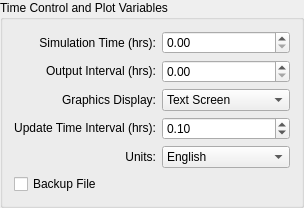
        <widget class="QGroupBox" name="timeAndPlotGroupBox">
         <property name="sizePolicy">
          <sizepolicy hsizetype="Expanding" vsizetype="Expanding">
           <horstretch>0</horstretch>
           <verstretch>0</verstretch>
          </sizepolicy>
         </property>
         <property name="title">
          <string>Time Control and Plot Variables</string>
         </property>
         <property name="flat">
          <bool>false</bool>
         </property>
         <layout class="QGridLayout" name="gridLayout_14">
          <item row="0" column="0">
           <layout class="QVBoxLayout" name="verticalLayout_2">
            <item>
             <widget class="QLabel" name="simulationTimeLabel">
              <property name="sizePolicy">
               <sizepolicy hsizetype="Expanding" vsizetype="Expanding">
                <horstretch>0</horstretch>
                <verstretch>0</verstretch>
               </sizepolicy>
              </property>
              <property name="text">
               <string>Simulation Time (hrs):</string>
              </property>
              <property name="alignment">
               <set>Qt::AlignRight|Qt::AlignTrailing|Qt::AlignVCenter</set>
              </property>
             </widget>
            </item>
            <item>
             <widget class="QLabel" name="outputIntervalLabel">
              <property name="sizePolicy">
               <sizepolicy hsizetype="Expanding" vsizetype="Expanding">
                <horstretch>0</horstretch>
                <verstretch>0</verstretch>
               </sizepolicy>
              </property>
              <property name="text">
               <string>Output Interval (hrs):</string>
              </property>
              <property name="alignment">
               <set>Qt::AlignRight|Qt::AlignTrailing|Qt::AlignVCenter</set>
              </property>
             </widget>
            </item>
            <item>
             <widget class="QLabel" name="graphicsDisplayLabel">
              <property name="sizePolicy">
               <sizepolicy hsizetype="Expanding" vsizetype="Expanding">
                <horstretch>0</horstretch>
                <verstretch>0</verstretch>
               </sizepolicy>
              </property>
              <property name="text">
               <string>Graphics Display:</string>
              </property>
              <property name="alignment">
               <set>Qt::AlignRight|Qt::AlignTrailing|Qt::AlignVCenter</set>
              </property>
             </widget>
            </item>
            <item>
             <widget class="QLabel" name="updateTimeInterval">
              <property name="sizePolicy">
               <sizepolicy hsizetype="Expanding" vsizetype="Expanding">
                <horstretch>0</horstretch>
                <verstretch>0</verstretch>
               </sizepolicy>
              </property>
              <property name="text">
               <string>Update Time Interval (hrs):</string>
              </property>
              <property name="alignment">
               <set>Qt::AlignRight|Qt::AlignTrailing|Qt::AlignVCenter</set>
              </property>
             </widget>
            </item>
            <item>
             <widget class="QLabel" name="unitsLabel">
              <property name="sizePolicy">
               <sizepolicy hsizetype="Expanding" vsizetype="Expanding">
                <horstretch>0</horstretch>
                <verstretch>0</verstretch>
               </sizepolicy>
              </property>
              <property name="text">
               <string>Units:</string>
              </property>
              <property name="alignment">
               <set>Qt::AlignRight|Qt::AlignTrailing|Qt::AlignVCenter</set>
              </property>
             </widget>
            </item>
           </layout>
          </item>
          <item row="0" column="1">
           <layout class="QVBoxLayout" name="verticalLayout_3">
            <item>
             <widget class="QDoubleSpinBox" name="SIMUL">
              <property name="sizePolicy">
               <sizepolicy hsizetype="Expanding" vsizetype="Expanding">
                <horstretch>0</horstretch>
                <verstretch>0</verstretch>
               </sizepolicy>
              </property>
              <property name="minimumSize">
               <size>
                <width>70</width>
                <height>0</height>
               </size>
              </property>
              <property name="toolTip">
               <string>SIMUL</string>
              </property>
              <property name="whatsThis">
               <string>&lt;html&gt;&lt;head/&gt;&lt;body&gt;&lt;p&gt;Simulation Time in hours&lt;/p&gt;&lt;/body&gt;&lt;/html&gt;</string>
              </property>
              <property name="maximum">
               <double>10000.000000000000000</double>
              </property>
             </widget>
            </item>
            <item>
             <widget class="QDoubleSpinBox" name="TOUT">
              <property name="sizePolicy">
               <sizepolicy hsizetype="Expanding" vsizetype="Expanding">
                <horstretch>0</horstretch>
                <verstretch>0</verstretch>
               </sizepolicy>
              </property>
              <property name="toolTip">
               <string>TOUT</string>
              </property>
              <property name="whatsThis">
               <string>&lt;html&gt;&lt;head/&gt;&lt;body&gt;&lt;p&gt;Output interval (hrs) that hydraulic data is reported to the various output files *.OUT.&lt;/p&gt;&lt;/body&gt;&lt;/html&gt;</string>
              </property>
             </widget>
            </item>
            <item>
             <widget class="QComboBox" name="LGPLOT">
              <property name="sizePolicy">
               <sizepolicy hsizetype="Expanding" vsizetype="Expanding">
                <horstretch>0</horstretch>
                <verstretch>0</verstretch>
               </sizepolicy>
              </property>
              <property name="toolTip">
               <string>LGPLOT</string>
              </property>
              <item>
               <property name="text">
                <string>Text Screen</string>
               </property>
              </item>
              <item>
               <property name="text">
                <string>Batch</string>
               </property>
              </item>
              <item>
               <property name="text">
                <string>Detailed Graphics</string>
               </property>
              </item>
             </widget>
            </item>
            <item>
             <widget class="QDoubleSpinBox" name="GRAPTIM">
              <property name="sizePolicy">
               <sizepolicy hsizetype="Expanding" vsizetype="Expanding">
                <horstretch>0</horstretch>
                <verstretch>0</verstretch>
               </sizepolicy>
              </property>
              <property name="toolTip">
               <string>GRAPTIM</string>
              </property>
              <property name="minimum">
               <double>0.010000000000000</double>
              </property>
              <property name="maximum">
               <double>99.000000000000000</double>
              </property>
              <property name="value">
               <double>0.100000000000000</double>
              </property>
             </widget>
            </item>
            <item>
             <widget class="QComboBox" name="METRIC">
              <property name="sizePolicy">
               <sizepolicy hsizetype="Expanding" vsizetype="Expanding">
                <horstretch>0</horstretch>
                <verstretch>0</verstretch>
               </sizepolicy>
              </property>
              <property name="toolTip">
               <string>METRIC</string>
              </property>
              <item>
               <property name="text">
                <string>English</string>
               </property>
              </item>
              <item>
               <property name="text">
                <string>Metric</string>
               </property>
              </item>
             </widget>
            </item>
           </layout>
          </item>
          <item row="1" column="0" colspan="2">
           <widget class="QCheckBox" name="IBACKUP">
            <property name="sizePolicy">
             <sizepolicy hsizetype="Expanding" vsizetype="Expanding">
              <horstretch>0</horstretch>
              <verstretch>0</verstretch>
             </sizepolicy>
            </property>
            <property name="toolTip">
             <string>IBACKUP</string>
            </property>
            <property name="text">
             <string>Backup File</string>
            </property>
           </widget>
          </item>
         </layout>
        </widget>
